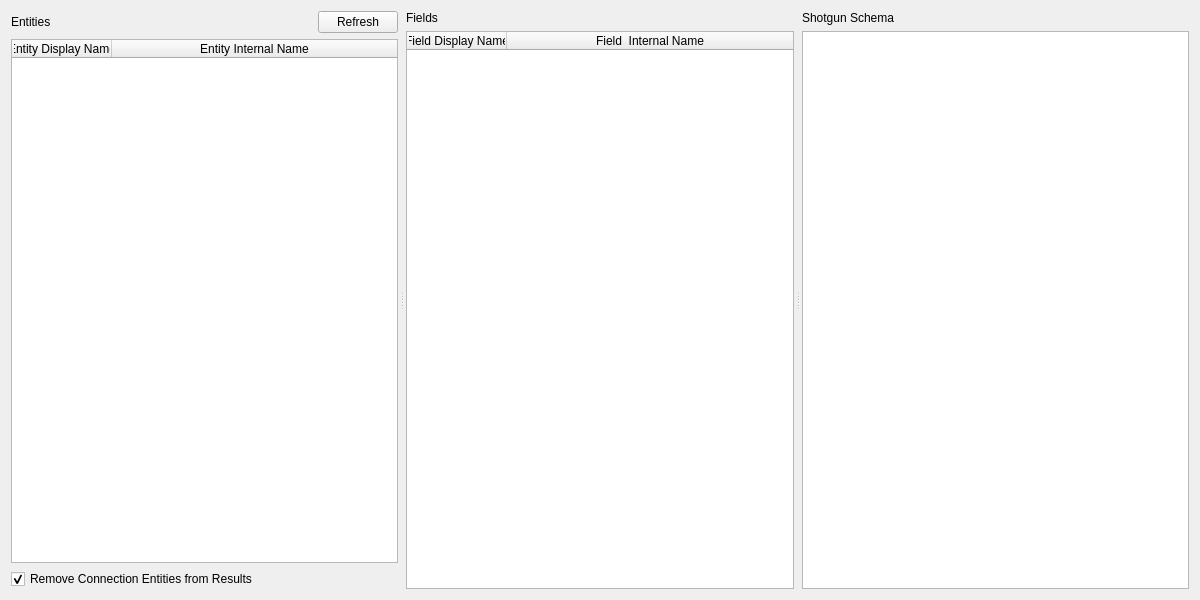
<?xml version="1.0" encoding="UTF-8"?>
<ui version="4.0">
 <class>Form</class>
 <widget class="QWidget" name="Form">
  <property name="geometry">
   <rect>
    <x>0</x>
    <y>0</y>
    <width>1200</width>
    <height>600</height>
   </rect>
  </property>
  <property name="windowTitle">
   <string>Form</string>
  </property>
  <layout class="QVBoxLayout" name="verticalLayout_3">
   <item>
    <widget class="QSplitter" name="splitter">
     <property name="orientation">
      <enum>Qt::Horizontal</enum>
     </property>
     <property name="handleWidth">
      <number>8</number>
     </property>
     <widget class="QWidget" name="verticalLayoutWidget">
      <layout class="QVBoxLayout" name="verticalLayout">
       <item>
        <layout class="QHBoxLayout" name="horizontalLayout_3">
         <item>
          <widget class="QLabel" name="EntitiesLbl">
           <property name="styleSheet">
            <string notr="true">font: 75 12pt &quot;Arial&quot;;</string>
           </property>
           <property name="text">
            <string>Entities</string>
           </property>
          </widget>
         </item>
         <item>
          <widget class="QPushButton" name="refreshPushButton">
           <property name="sizePolicy">
            <sizepolicy hsizetype="Fixed" vsizetype="Fixed">
             <horstretch>0</horstretch>
             <verstretch>0</verstretch>
            </sizepolicy>
           </property>
           <property name="text">
            <string>Refresh</string>
           </property>
          </widget>
         </item>
        </layout>
       </item>
       <item>
        <widget class="QTableWidget" name="entityTable">
         <property name="alternatingRowColors">
          <bool>true</bool>
         </property>
         <property name="selectionMode">
          <enum>QAbstractItemView::SingleSelection</enum>
         </property>
         <property name="selectionBehavior">
          <enum>QAbstractItemView::SelectRows</enum>
         </property>
         <attribute name="horizontalHeaderStretchLastSection">
          <bool>true</bool>
         </attribute>
         <attribute name="verticalHeaderStretchLastSection">
          <bool>false</bool>
         </attribute>
         <column>
          <property name="text">
           <string>Entity Display Name</string>
          </property>
         </column>
         <column>
          <property name="text">
           <string>Entity Internal Name</string>
          </property>
         </column>
        </widget>
       </item>
       <item>
        <widget class="QCheckBox" name="removeConnectionsCheckBox">
         <property name="text">
          <string>Remove Connection Entities from Results</string>
         </property>
         <property name="checked">
          <bool>true</bool>
         </property>
        </widget>
       </item>
      </layout>
     </widget>
     <widget class="QWidget" name="verticalLayoutWidget_5">
      <layout class="QVBoxLayout" name="verticalLayout_5">
       <item>
        <widget class="QLabel" name="label_2">
         <property name="styleSheet">
          <string notr="true">font: 75 12pt &quot;Arial&quot;;</string>
         </property>
         <property name="text">
          <string>Fields</string>
         </property>
        </widget>
       </item>
       <item>
        <widget class="QTableWidget" name="fieldsTable">
         <property name="selectionMode">
          <enum>QAbstractItemView::SingleSelection</enum>
         </property>
         <property name="selectionBehavior">
          <enum>QAbstractItemView::SelectRows</enum>
         </property>
         <attribute name="horizontalHeaderStretchLastSection">
          <bool>true</bool>
         </attribute>
         <column>
          <property name="text">
           <string>Field Display Name</string>
          </property>
         </column>
         <column>
          <property name="text">
           <string>Field  Internal Name</string>
          </property>
         </column>
        </widget>
       </item>
      </layout>
     </widget>
     <widget class="QWidget" name="verticalLayoutWidget_2">
      <layout class="QVBoxLayout" name="verticalLayout_2">
       <item>
        <widget class="QLabel" name="label">
         <property name="styleSheet">
          <string notr="true">font: 75 12pt &quot;Arial&quot;;</string>
         </property>
         <property name="text">
          <string>Shotgun Schema</string>
         </property>
        </widget>
       </item>
       <item>
        <widget class="QPlainTextEdit" name="FieldDataEdt">
         <property name="font">
          <font>
           <family>Courier New</family>
          </font>
         </property>
        </widget>
       </item>
      </layout>
     </widget>
    </widget>
   </item>
  </layout>
 </widget>
 <resources/>
 <connections/>
</ui>
